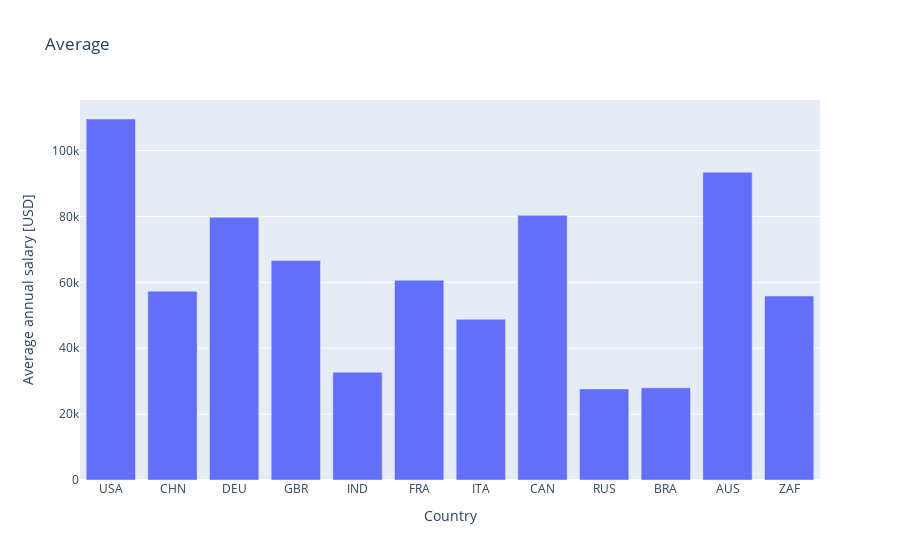

Write notebook code for a chart like this one.
### Code cell
#Método 2 para criar o gráfico, através da combinação dos vetores criados no início.
fig = px.bar(x=country, y=s_av, title='Average')
fig.update_xaxes(title='Country')
fig.update_yaxes(title='Average annual salary [USD]')
fig.show()

### Figure 1 — Plotly figure (JSON) as saved in the notebook; plotly's stock layout.template omitted (floating-point values rounded to 4 significant figures)
{"data": [{"alignmentgroup": "True", "hovertemplate": "x=%{x}<br>y=%{y}<extra></extra>", "legendgroup": "", "marker": {"color": "#636efa", "pattern": {"shape": ""}}, "name": "", "offsetgroup": "", "orientation": "v", "showlegend": false, "textposition": "auto", "type": "bar", "x": ["USA", "CHN", "DEU", "GBR", "IND", "FRA", "ITA", "CAN", "RUS", "BRA", "AUS", "ZAF"], "xaxis": "x", "y": [109600.0, 57330.0, 79780.0, 66660.0, 32730.0, 60630.0, 48800.0, 80340.0, 27640.0, 28000.0, 93450.0, 55850.0], "yaxis": "y"}], "layout": {"barmode": "relative", "legend": {"tracegroupgap": 0}, "title": {"text": "Average"}, "xaxis": {"anchor": "y", "domain": [0, 1], "title": {"text": "Country"}}, "yaxis": {"anchor": "x", "domain": [0, 1], "title": {"text": "Average annual salary [USD]"}}}}
